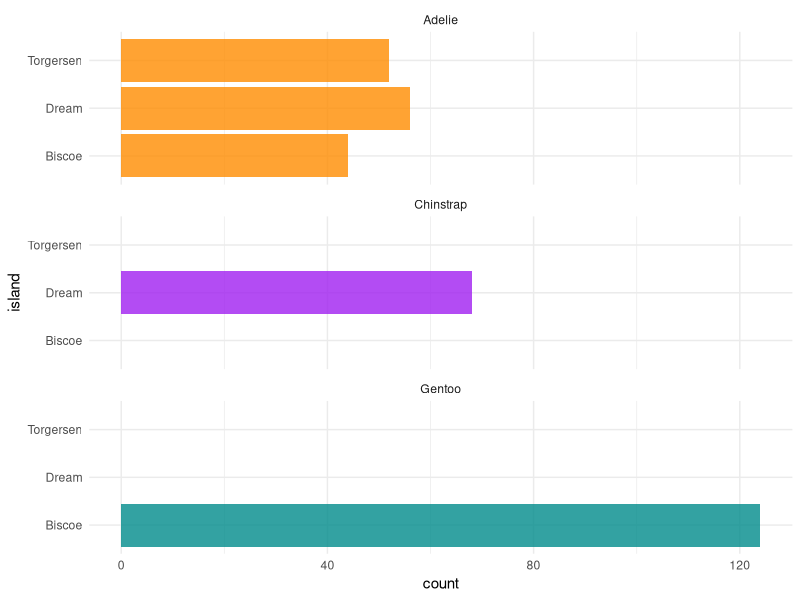

Reproduce this figure in R.
## ---- chunk 1
#| include: false
#| warning: false
#| message: false

library(tidyverse)
library(palmerpenguins)
## ---- chunk 2
#| label: fig-bills
#| fig-cap: Bills of penguins
#| echo: false
#| 

ggplot(penguins, aes(x = island, fill = species)) +
  geom_bar(alpha = 0.8) +
  scale_fill_manual(values = c("darkorange","purple","cyan4"),
                    guide = "none") +
  theme_minimal() +
  facet_wrap(~species, ncol = 1) +
  coord_flip()
## ---- chunk 3
#| label: fig-planes
#| fig-cap: Relationship between wing length and width
#| echo: false
#| warning: false
#| message: false


## ---- chunk 4
#| echo: false
#| eval: true
#| warning: false
#| message: false

## ---- chunk 5
#| eval: true
#| echo: false
#| message: false
#| warning: false
#| label: fig-ppcheckandposteriorvsprior
#| layout-ncol: 2
#| fig-cap: "Examining how the model fits, and is affected by, the data"
#| fig-subcap: ["Posterior prediction check", "Comparing the posterior with the prior"]


## ---- chunk 6
#| echo: false
#| eval: true
#| message: false
#| warning: false
#| label: fig-stanareyouokay
#| fig-cap: "Checking the convergence of the MCMC algorithm"
#| fig-subcap: ["Trace plot", "Rhat plot"]
#| layout-ncol: 2


